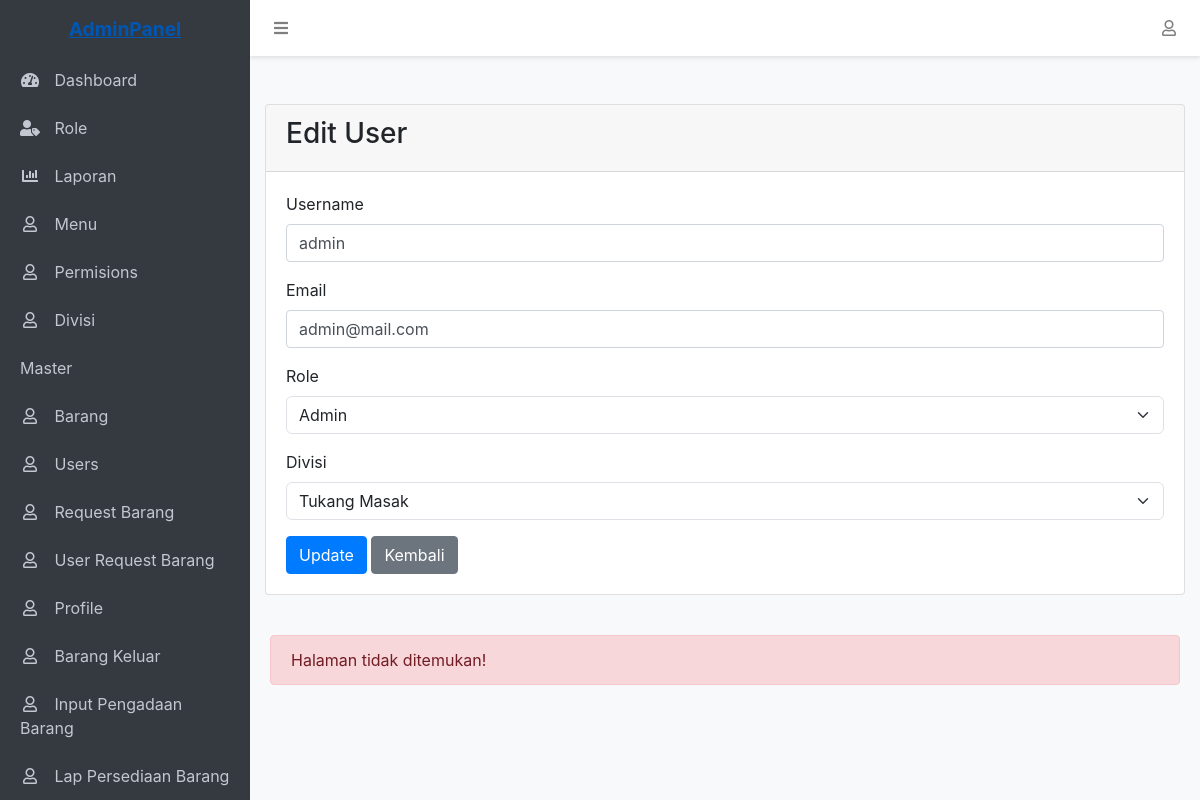
Screenshot of /main.php?page=edit_user&id=3 (signed in) with the database file from the repository.
### tables this page shows
CREATE TABLE `users` (
  `id` int(11) NOT NULL,
  `username` varchar(50) NOT NULL,
  `password` varchar(255) NOT NULL,
  `email` varchar(100) NOT NULL,
  `full_name` varchar(100) NOT NULL,
  `role_id` int(11) NOT NULL,
  `divisi_id` int(3) DEFAULT NULL,
  `is_active` tinyint(1) NOT NULL DEFAULT 1,
  `created_at` timestamp NOT NULL DEFAULT current_timestamp(),
  `updated_at` timestamp NOT NULL DEFAULT current_timestamp() ON UPDATE current_timestamp()
);

CREATE TABLE `roles` (
  `id` int(11) NOT NULL,
  `name` varchar(50) NOT NULL,
  `description` varchar(255) DEFAULT NULL,
  `created_at` timestamp NOT NULL DEFAULT current_timestamp(),
  `updated_at` timestamp NOT NULL DEFAULT current_timestamp() ON UPDATE current_timestamp()
);

CREATE TABLE `divisi` (
  `id` bigint(20) UNSIGNED NOT NULL,
  `nama_divisi` varchar(255) NOT NULL,
  `created_at` timestamp NULL DEFAULT NULL,
  `updated_at` timestamp NULL DEFAULT NULL
);

CREATE TABLE `permissions` (
  `id` int(11) NOT NULL,
  `role_id` int(11) NOT NULL,
  `menu_id` int(11) NOT NULL,
  `can_view` tinyint(1) NOT NULL DEFAULT 0,
  `can_create` tinyint(1) NOT NULL DEFAULT 0,
  `can_edit` tinyint(1) NOT NULL DEFAULT 0,
  `can_delete` tinyint(1) NOT NULL DEFAULT 0,
  `created_at` timestamp NOT NULL DEFAULT current_timestamp(),
  `updated_at` timestamp NOT NULL DEFAULT current_timestamp() ON UPDATE current_timestamp()
);

CREATE TABLE `menus` (
  `id` int(11) NOT NULL,
  `parent_id` int(11) DEFAULT NULL,
  `name` varchar(50) NOT NULL,
  `icon` varchar(50) DEFAULT NULL,
  `url` varchar(100) DEFAULT NULL,
  `order` int(11) NOT NULL DEFAULT 0,
  `is_active` tinyint(1) NOT NULL DEFAULT 1,
  `created_at` timestamp NOT NULL DEFAULT current_timestamp(),
  `updated_at` timestamp NOT NULL DEFAULT current_timestamp() ON UPDATE current_timestamp()
);

### edit_user.php (the view, shortened to what this page needs)
<?php
require 'config/database.php';
$id = isset($_GET['id']) ? intval($_GET['id']) : 0;
$user = [];
if ($id > 0) {
    $result = $conn->query("SELECT * FROM users WHERE id = $id");
    $user = $result->fetch_assoc();
}
$roles = [];
$divisis = [];
$roleResult = $conn->query("SELECT * FROM roles");
while ($row = $roleResult->fetch_assoc()) {
    $roles[] = $row;
}
$divisiResult = $conn->query("SELECT * FROM divisi");
while ($row = $divisiResult->fetch_assoc()) {
    $divisis[] = $row;
}
?>
<!DOCTYPE html>
<html lang="id">
<head>
    <link href="https://cdn.jsdelivr.net/npm/bootstrap@5.3.0/dist/css/bootstrap.min.css" rel="stylesheet">
</head>
<body>
<div class="container mt-5">
    <div class="card">
        <div class="card-header">
            <h3>Edit User</h3>
        </div>
        <div class="card-body">
            <form method="post">
                <div class="mb-3">
                    <label class="form-label">Username</label>
                    <input type="text" name="username" class="form-control" value="<?= htmlspecialchars($user['username'] ?? '') ?>" required>
                </div>
                <div class="mb-3">
                    <label class="form-label">Email</label>
                    <input type="email" name="email" class="form-control" value="<?= htmlspecialchars($user['email'] ?? '') ?>" required>
                </div>
                <div class="mb-3">
                    <label class="form-label">Role</label>
                    <select name="role_id" class="form-select" required>
                        <?php foreach ($roles as $role): ?>
                            <option value="<?= $role['id'] ?>" <?= ($user['role_id'] ?? '') == $role['id'] ? 'selected' : '' ?>>
                                <?= htmlspecialchars($role['name']) ?>
                            </option>
                        <?php endforeach; ?>
                    </select>
                </div>
                <div class="mb-3">
                    <label class="form-label">Divisi</label>
                    <select name="divisi_id" class="form-select" required>
                        <?php foreach ($divisis as $divisi): ?>
                            <option value="<?= $divisi['id'] ?>" <?= ($user['divisi_id'] ?? '') == $divisi['id'] ? 'selected' : '' ?>>
                                <?= htmlspecialchars($divisi['nama_divisi']) ?>
                            </option>
                        <?php endforeach; ?>
                    </select>
                </div>
                <button type="submit" class="btn btn-primary">Update</button>
                <a href="?page=users" class="btn btn-secondary">Kembali</a>
            </form>
        </div>
    </div>
</div>
</body>
</html>

### layout/sidebar.php (shortened to what this page needs)
<aside class="sidebar">
    <div class="sidebar-container">
        <ul class="sidebar-menu">
            <?php
            $menu = buildMenu($_SESSION['user_role_id']);
            foreach ($menu as $item):
                if (empty($item['children'])): ?>
                    <li class="<?php echo $active_menu == basename($item['url'] ?? '', '.php') ? 'active' : ''; ?>">
                        <a href="<?php echo $item['url'] ?? ''; ?>">
                            <?php if (isset($item['icon'])): ?>
                                <i class="<?php echo $item['icon']; ?>"></i>
                            <?php endif; ?>
                            <span><?php echo $item['name'] ?? ''; ?></span>
                        </a>
                    </li>
                <?php else: ?>
                    <?php foreach ($item['children'] as $child): ?>
                        <li class="<?php echo $active_menu == basename($child['url'] ?? '', '.php') ? 'active' : ''; ?>">
                            <a href="<?php echo $child['url'] ?? ''; ?>">
                                <?php if (isset($child['icon'])): ?>
                                    <i class="<?php echo $child['icon']; ?>"></i>
                                <?php endif; ?>
                                <span><?php echo $child['name'] ?? ''; ?></span>
                            </a>
                        </li>
                    <?php endforeach; ?>
                <?php endif; ?>
            <?php endforeach; ?>
        </ul>
    </div>
</aside>

### layout/header.php (style rules this page uses)
:root { --sidebar-width: 250px; --header-height: 56px; }
body { padding-top: var(--header-height); padding-left: var(--sidebar-width); background-color: #f8f9fa; min-height: 100vh; }
.sidebar { position: fixed; top: 0; left: 0; height: 100vh; width: var(--sidebar-width); background-color: #343a40; padding-top: var(--header-height); z-index: 1000; transition: all 0.3s; }
.sidebar-menu { list-style: none; padding: 0; }
.sidebar-menu li a { display: block; padding: 12px 20px; color: #c2c7d0; text-decoration: none; transition: all 0.3s; }
.sidebar-menu li a i { margin-right: 10px; width: 20px; text-align: center; }

### rows the page displays
users: username "admin", email "admin@mail.com", role_id "Admin", divisi_id "Tukang Masak"
permissions: menu.name "Dashboard"
permissions: menu.name "Role"
permissions: menu.name "Laporan"
permissions: menu.name "Menu"
permissions: menu.name "Permisions"
permissions: menu.name "Divisi"
permissions: menu.name "Master"
permissions: menu.name "Barang"
permissions: menu.name "Users"
permissions: menu.name "Request Barang"
permissions: menu.name "User Request Barang"
permissions: menu.name "Profile"
permissions: menu.name "Barang Keluar"
permissions: menu.name "Input Pengadaan Barang"
permissions: menu.name "Lap Persediaan Barang"
